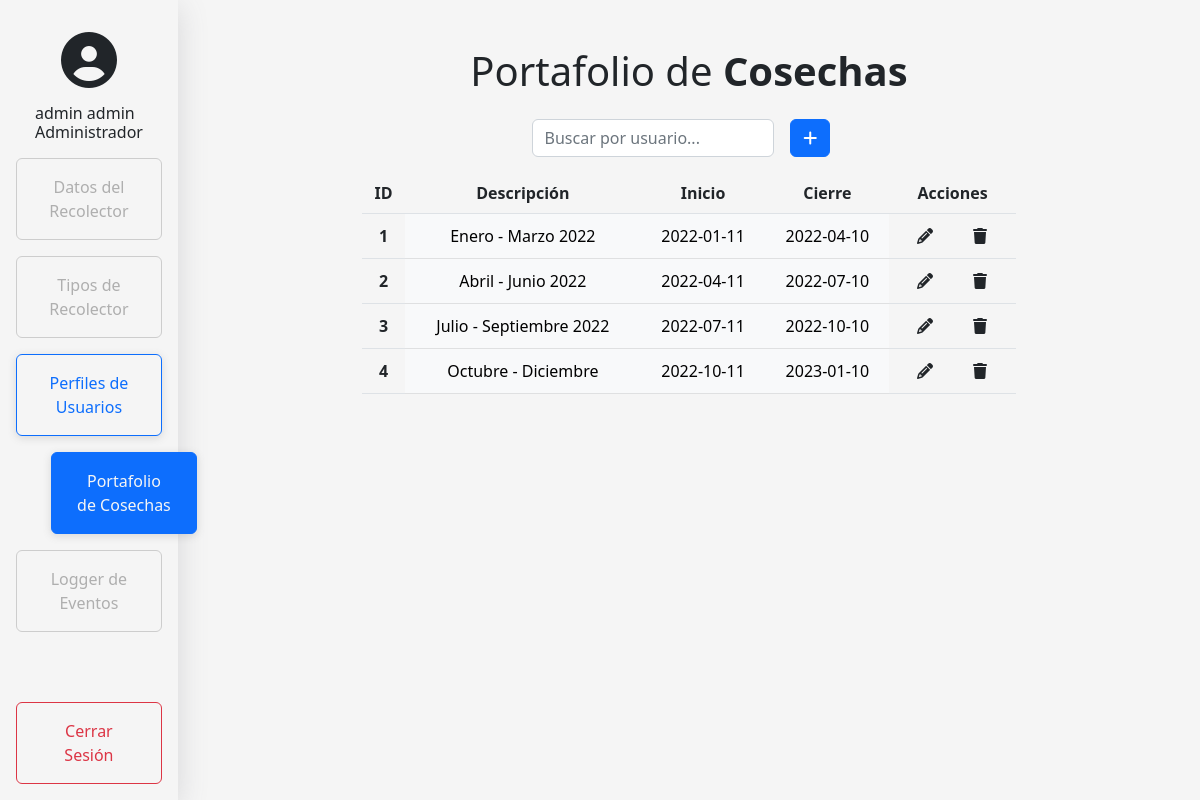
Screenshot of /cosechas (signed in) with the database file from the repository.
### model.py (models this page shows, shortened)
class Cosecha(db.Base):
    __tablename__ = 'cosecha'
    id = Column(Integer, primary_key=True, autoincrement = True)
    descripcion = Column(String, nullable=False)
    inicio = Column(Date, default=datetime.datetime.now())
    fin = Column(Date, default=datetime.datetime.now())
    numCosecha = relationship("Usuario")

### app.py (the view)
@app.route('/cosechas',methods=['GET','POST','PUT'])
def cosechas():
    if 'username' in session:
        if session['rol'] == 1:
            if request.method=='POST':
                new_cosecha = db1.session.query(Usuario).filter_by(username = request.form['username']).first()
                if new_cosecha == None:
                    agregarCosecha( request.form['descripcion'],
                                    request.form['inicio'],
                                    request.form['fin'])
                    cosechas = obtenerCosechas()
                    return render_template('cosechas.html',cosechas=cosechas)
                else:
                    flash("Esta cosecha ya existe ")
                    cosechas = obtenerCosechas()
                    return render_template('cosechas.html',cosechas=cosechas)
            else:
                cosechas = obtenerCosechas()
                return render_template('cosechas.html',cosechas=cosechas)
        else:
            return redirect(url_for('home'))
    else:
       return redirect(url_for('login'))

### app.py (called while the page is built)
def obtenerCosechas():
    cosechas = db1.session.query(Cosecha).filter_by().all()
    return cosechas

### templates/cosechas.html (shortened to what this page needs)
{% extends './home.html' %}
{% block customCSS %}
<link rel="stylesheet" href="{{ url_for('static',filename='css/login.css') }}">
{% endblock %}
{% block body %}
<main class="form-signin w-100 mb-auto mt-3 text-center">
  <h2 class=" my-3 fade-in display-6">Portafolio de <b class="fw-bold">Cosechas</b></h2>
  <div class="row justify-content-md-center fade-in">
    <div class="col-12 col-md-4 d-flex justify-content-end">
          <input type="text" class="form-control my-2 search" id="myInput" onkeyup="search()" placeholder="Buscar por usuario...">
          <button type="button" class="btn btn-primary my-2 mx-3" data-bs-toggle="modal" data-bs-target="#AgregarUsuario">
            <i class="fa-solid fa-plus"></i>
          </button>
    </div>
  </div>
  {%if cosechas%}
      <div class="row justify-content-md-center fade-in">
        <div class="col-12 col-md-8 table-responsive">
          <table class="table mt-2 table-hover " id = "users">
            <thead>
              <th scope="col">ID</th>
              <th scope="col">Descripción</th>
              <th scope="col">Inicio</th>
              <th scope="col">Cierre</th>
              <th scope="col">Acciones</th>
            </thead>
            <tbody>
              {%for cosecha in cosechas%}
              <tr class=" deleteOut tdEdit">
                  <th scope="row" id="{{cosecha.id}}">{{cosecha.id}}</th>
                  <td class="table-light tdEdit" type="username" id="username">{{cosecha.descripcion}}</td>
                  <td class="table-light tdEdit" type="username" id="username">{{cosecha.inicio}}</td>
                  <td class="table-light tdEdit" type="username" id="username">{{cosecha.fin}}</td>
                  <td>
                    <div class="cont">
                      <button id="editbtn" method="POST" class="edit pencil btn" role="button"
                        data-bs-toggle="modal" data-bs-target="#EditarUsuario" onclick="handleEdit()">
                        <div>
                          <i class="fa-solid fa-pencil"></i>
                        </div>
                      </button>
                      <form name="ID" action="/admin/delete" method="POST" class="edit trash btn" role="button" onclick="handleDelete();">
                        <div >
                          <i class="fa-solid fa-trash"></i>
                        </div>
                      </form>
                    </div>
                  </td>
              </tr>
              {%endfor%}
            </tbody>
          </table>
        </div>
      </div>
  {%endif%}
</main>
{% endblock %}

### static/css/login.css (style rules this page uses)
html, body { height: 100%; }
body { display: flex; align-items: center; background-color: #f5f5f5; }
.form-signin { padding: 15px; }
.cont { display: flex; flex: 0 0 auto; justify-content: center; padding: 0px; margin: -5px; }
form.edit { display: flex !important; flex: 0 0 auto !important; width: 40% !important; justify-content: center !important; padding: 6px 20px !important; border-radius: 40rem !important; }
button.edit { display: flex !important; flex: 0 0 auto !important; width: 40% !important; justify-content: center !important; padding: 6px 7px !important; border-radius: 40rem !important; }
.trash { margin-left: 3.5px !important; }
.pencil { margin-right: 3.5px !important; }
.fade-in { opacity:0; -webkit-animation:fadeIn ease-in 1; -moz-animation:fadeIn ease-in 1; animation:fadeIn ease-in 1; -webkit-animation-fill-mode:forwards; -moz-animation-fill-mode:forwards; animation-fill-mode:forwards; -webkit-animation-duration:0.3s; -moz-animation-duration:0.3s; animation-duration:0.3s; }
.table-light { vertical-align: middle; }
th { vertical-align: middle; }
td { text-align: center; vertical-align: middle; }

### rows the page displays
Cosecha: id "1", descripcion "Enero - Marzo 2022", inicio "2022-01-11", fin "2022-04-10"
Cosecha: id "2", descripcion "Abril - Junio 2022", inicio "2022-04-11", fin "2022-07-10"
Cosecha: id "3", descripcion "Julio - Septiembre 2022", inicio "2022-07-11", fin "2022-10-10"
Cosecha: id "4", descripcion "Octubre - Diciembre", inicio "2022-10-11", fin "2023-01-10"

### other values shown
{{ session['nombres'] + ' ' + session['apellidos'] }} "admin admin"
